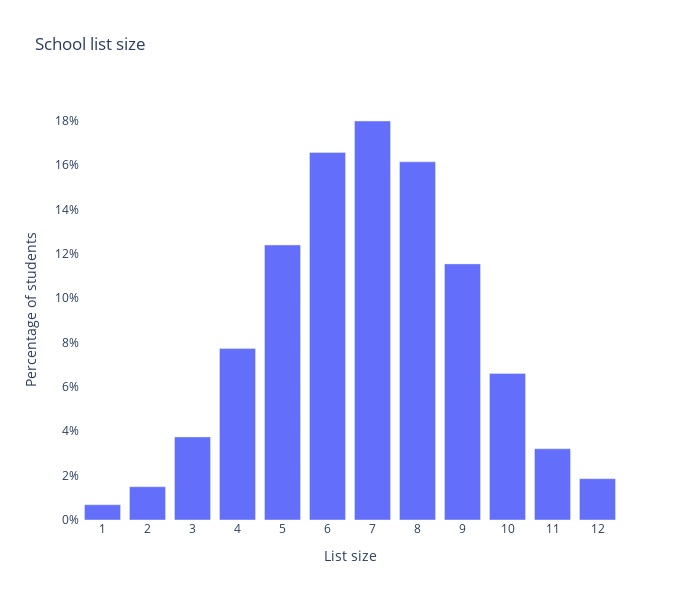

Notebook code for this chart:
### Code cell
import plotly.graph_objects as go
from plotly.subplots import make_subplots

num_students = np.sum(bins)

fig = make_subplots()
fig.add_trace(go.Bar(x=list(range(1, 13)), y=bins/num_students))

fig.update_layout(
	title='School list size',
	width=700,
	height=600,
	showlegend=False,
	xaxis=dict(title='List size', tickmode='array', tickvals=list(range(1, 13))),
	yaxis=dict(title='Percentage of students', tickformat='.0%'),
	plot_bgcolor='rgba(0, 0, 0, 0)',
	paper_bgcolor='rgba(0, 0, 0, 0)'
)

fig.show()

### Figure 1 — Plotly figure (JSON) as saved in the notebook; plotly's stock layout.template omitted (floating-point values rounded to 4 significant figures)
{"data": [{"type": "bar", "x": [1, 2, 3, 4, 5, 6, 7, 8, 9, 10, 11, 12], "y": [0.006863, 0.01499, 0.03746, 0.07731, 0.124, 0.1657, 0.1799, 0.1615, 0.1155, 0.06606, 0.03214, 0.01864]}], "layout": {"height": 600, "paper_bgcolor": "rgba(0, 0, 0, 0)", "plot_bgcolor": "rgba(0, 0, 0, 0)", "showlegend": false, "title": {"text": "School list size"}, "width": 700, "xaxis": {"anchor": "y", "domain": [0, 1], "tickmode": "array", "tickvals": [1, 2, 3, 4, 5, 6, 7, 8, 9, 10, 11, 12], "title": {"text": "List size"}}, "yaxis": {"anchor": "x", "domain": [0, 1], "tickformat": ".0%", "title": {"text": "Percentage of students"}}}}
